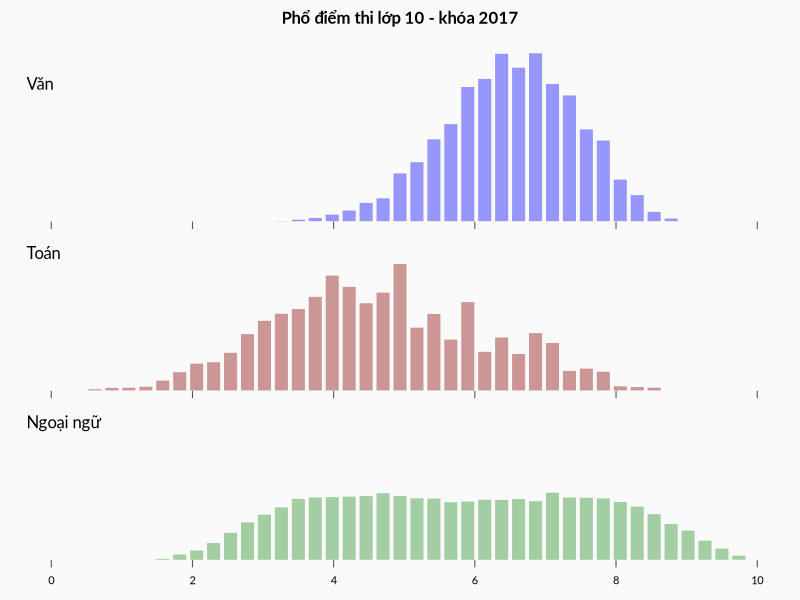

This chart was generated by the following R code:


## -----------------------------------------------------------------------------
## get data in

if (interactive()) {
    rm(list = ls())
    gc(reset = TRUE)
}

setwd("~/Documents/diem-thi-lop10-2017/")

dt.chuyen <- read.csv("diem-ts10-lopchuyen.csv", stringsAsFactors = FALSE)

dt.thuong <- read.csv("diem-ts10-lopthuong.csv", stringsAsFactors = FALSE)

## -----------------------------------------------------------------------------
## explore data


## distribution of scores for each subject

dt.toan <- table(dt.thuong$toan, dnn = "diem")
dt.toan <- as.data.frame(dt.toan, responseName = "n_toan", stringsAsFactors = FALSE)
dt.toan$diem <- as.double(dt.toan$diem)

dt.van <- table(dt.thuong$van, dnn = "diem")
dt.van <- as.data.frame(dt.van, responseName = "n_van", stringsAsFactors = FALSE)
dt.van$diem <- as.double(dt.van$diem)

dt.nn <- table(dt.thuong$ngoaingu, dnn = "diem")
dt.nn <- as.data.frame(dt.nn, responseName = "n_nn", stringsAsFactors = FALSE)
dt.nn$diem <- as.double(dt.nn$diem)


## fix the zero bug

dt.toan <- merge(dt.toan,
                 data.frame(diem = seq(0, 10, 0.25)),
                 by = "diem",
                 all = TRUE)
dt.toan$n_toan[is.na(dt.toan$n_toan)] <- 0

dt.van <- merge(dt.van,
                data.frame(diem = seq(0, 10, 0.25)),
                by = "diem",
                all = TRUE)
dt.van$n_van[is.na(dt.van$n_van)] <- 0

dt.nn <- merge(dt.nn,
               data.frame(diem = seq(0, 10, 0.25)),
               by = "diem",
               all = TRUE)
dt.nn$n_nn[is.na(dt.nn$n_nn)] <- 0

## compare distributions


y.range <- range(dt.toan$n_toan, dt.van$n_van, dt.nn$n_nn)
van.col <- adjustcolor("blue", alpha.f = 0.4)
toan.col <- adjustcolor("red4", alpha.f = 0.4)
nn.col <- adjustcolor("forestgreen", alpha.f = 0.4)

png("pho-diem-thi.png", width = 464, height = 664, res = 97)

par(mfrow = c(3, 1),
    mar = c(0, 0, 0, 0),
    oma = c(3, 2, 4, 2),
    bg = "gray98",
    family = "Lato")

barplot(dt.van$n_van, col = van.col,
        axes = FALSE, border = FALSE,
        ylim = y.range)
axis(1, col = "gray98", col.ticks = "gray30", labels = FALSE)
mtext("Văn", line = -3, adj = 0)

barplot(dt.toan$n_toan, col = toan.col,
        axes = FALSE, border = FALSE,
        ylim = y.range)
axis(1, col = "gray98", col.ticks = "gray30", labels = FALSE)
mtext("Toán", line = -3, adj = 0)

barplot(dt.nn$n_nn, col = nn.col,
        axes = FALSE, border = FALSE,
        ylim = y.range)
axis(1, col = "gray98", col.ticks = "gray30", at = seq(0, 50, 10), labels = seq(0, 10, 2))
mtext("Ngoại ngữ", line = -3, adj = 0)

## tile
mtext("Phổ điểm thi lớp 10 - khóa 2017", outer = TRUE, line = 2, font = 2)

dev.off()

## dev.size("px")
## 464 664

## dev.size("in")
## 4.833333 6.898513
